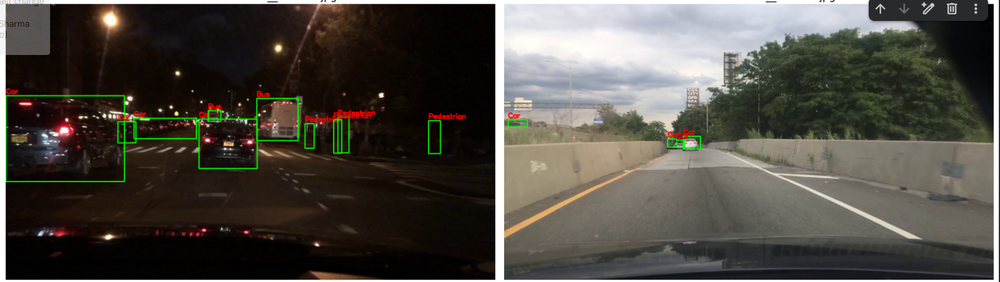
#> input picture pic1.png, 1000 x 282 px, shrunk from 1676 x 472 before the run
$ python -i lane_detector.py   (imports and definitions only)
#> lines starting #> are read from the running program, lines starting #| are printed output that depends on the picture; after the words box and inside, x2 and y2 are one past the last pixel; in counts of white or black regions, pixels touching at a corner belong together
#> further down, picture is the input picture: shape (282, 1000, 3); mean B, G, R 68.1, 75.3, 79
"""Classical lane detection: ROI mask, Canny edges, probabilistic Hough, left/right line fit."""
from typing import Optional, Tuple

import cv2
import numpy as np

Line = Tuple[int, int, int, int]


def region_of_interest(edges: np.ndarray) -> np.ndarray:
    h, w = edges.shape[:2]
    polygon = np.array(
        [[(int(0.05 * w), h), (int(0.45 * w), int(0.6 * h)),
          (int(0.55 * w), int(0.6 * h)), (int(0.95 * w), h)]],
        dtype=np.int32,
    )
    mask = np.zeros_like(edges)
    cv2.fillPoly(mask, polygon, 255)
    return cv2.bitwise_and(edges, mask)


def _average_line(segments, h: int) -> Optional[Line]:
    if not segments:
        return None
    slopes, intercepts = zip(*segments)
    slope, intercept = float(np.mean(slopes)), float(np.mean(intercepts))
    if abs(slope) < 1e-6:
        return None
    y1, y2 = h, int(0.6 * h)
    x1, x2 = int((y1 - intercept) / slope), int((y2 - intercept) / slope)
    return (x1, y1, x2, y2)


def detect_lanes(frame: np.ndarray) -> Tuple[Optional[Line], Optional[Line]]:
    """Return (left_line, right_line) as (x1, y1, x2, y2), or None if not found."""
    h = frame.shape[0]
#> h = 282
    gray = cv2.cvtColor(frame, cv2.COLOR_BGR2GRAY)
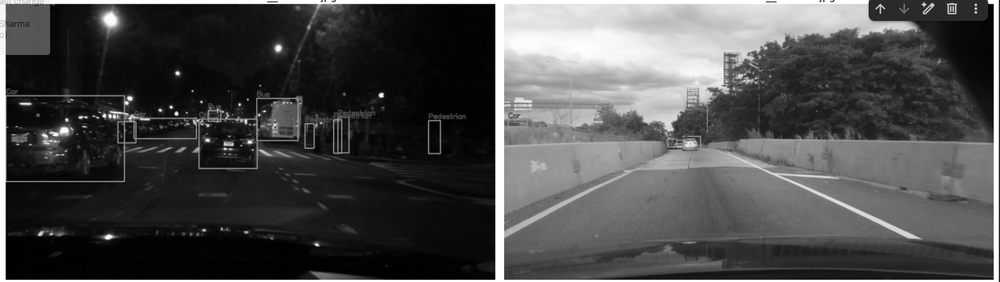
#> gray: shape (282, 1000); min 0, max 255, mean 75.6
    blur = cv2.GaussianBlur(gray, (5, 5), 0)
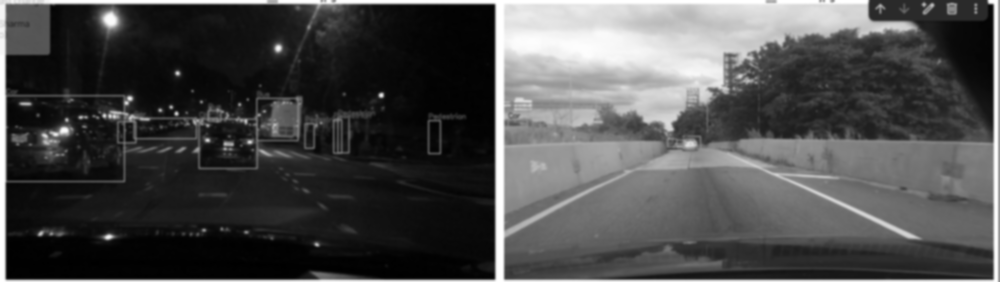
#> blur: shape (282, 1000); min 0, max 255, mean 75.6
    edges = cv2.Canny(blur, 50, 150)
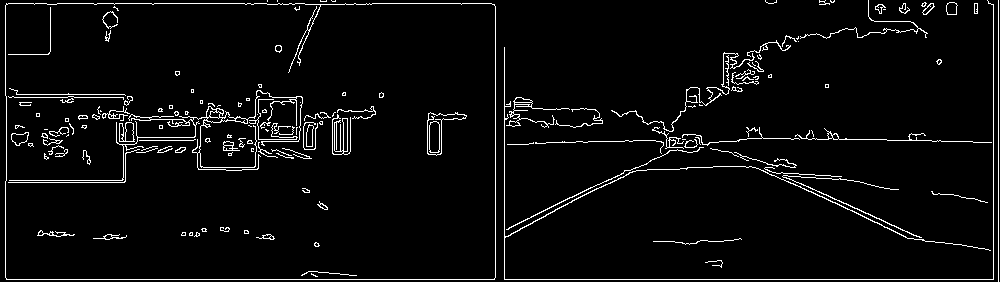
#> edges: shape (282, 1000); 4.2% white in thin lines or dots
    roi = region_of_interest(edges)
#> in region_of_interest, `cv2.fillPoly(mask, polygon, 255)`:
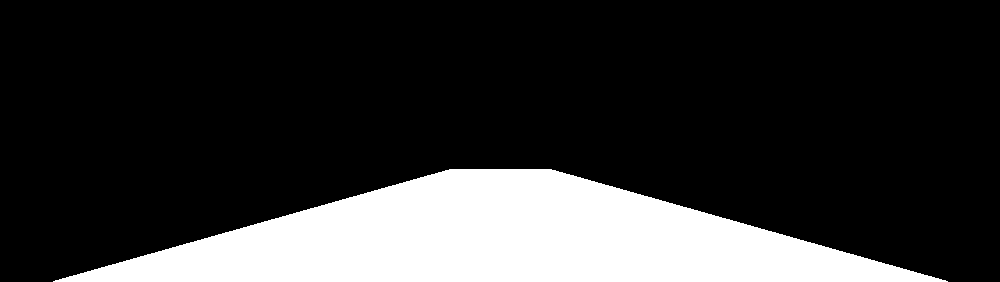
#> mask: shape (282, 1000); 20.1% white; 1 white region, box (x1, y1, x2, y2) and area: (53, 169, 948, 282) 56559
#> in region_of_interest, `return cv2.bitwise_and(edges, mask)`:
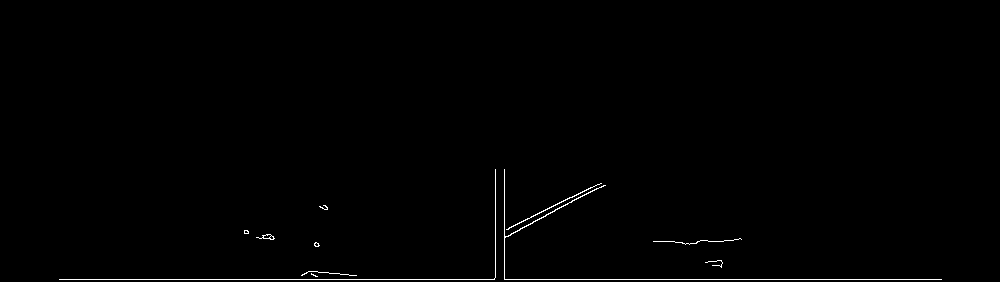
#> returned value: shape (282, 1000); 0.59% white in thin lines or dots, all inside (x1, y1, x2, y2) = (59, 169, 942, 280)
    lines = cv2.HoughLinesP(roi, 1, np.pi / 180, 40, minLineLength=40, maxLineGap=100)
#> lines = [[59, 279, 941, 279], [504, 278, 504, 169], [495, 277, 495, 169], [505, 236, 596, 188], [509, 227, 597, 184], [506, 229, 601, 183], [653, 241, 723, 241]]

    left, right = [], []
    if lines is not None:
        for x1, y1, x2, y2 in lines.reshape(-1, 4):
            if x1 == x2:
                continue
            slope = (y2 - y1) / (x2 - x1)
            intercept = y1 - slope * x1
            if abs(slope) < 0.4:  # drop near-horizontal segments
                continue
            (left if slope < 0 else right).append((slope, intercept))
#> this loop made 7 passes
#> (x1, y1, x2, y2, slope, intercept) on passes 1, 4, 5, 6, 7: (59, 279, 941, 279, 0, 279), (505, 236, 596, 188, -0.527, 502.4), (509, 227, 597, 184, -0.489, 475.7), (506, 229, 601, 183, -0.484, 474), (653, 241, 723, 241, 0, 241)
    return _average_line(left, h), _average_line(right, h)


def draw_lanes(frame: np.ndarray, left: Optional[Line], right: Optional[Line]) -> np.ndarray:
    out = frame.copy()
    for line in (left, right):
        if line is not None:
            cv2.line(out, line[:2], line[2:], (0, 255, 0), 6)
    return out

>>> import cv2
>>> picture = cv2.imread('../../../pic1.png')
>>> result = detect_lanes(picture)
